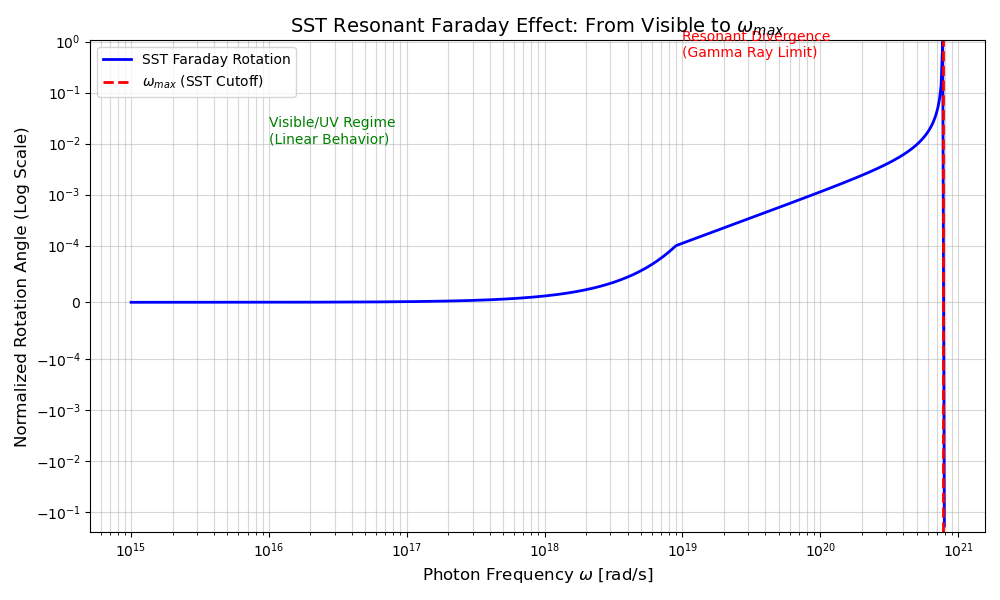

Write the Python code that produced this figure.
import numpy as np
import matplotlib.pyplot as plt
import matplotlib
matplotlib.use('TkAgg') # Interactive backend

# SST Canonical Constants (from user text)
v_swirl = 1.09384563e6      # m/s
r_c = 1.40897017e-15        # m
omega_max = v_swirl / r_c   # ~7.76e20 rad/s (The UV/Gamma Cutoff)
c = 3e8                     # Speed of light

# Simulation Parameters
# We simulate a frequency range from Visible (10^15) up to the Cutoff (10^20)
frequencies = np.logspace(15, 20.9, 500)
B_field = 1.0               # 1 Tesla
L_path = 0.01               # 1 cm path length
n0 = 1.5                    # Base refractive index (glass-like)

# Larmor Frequency (approximate for electron mass)
e_charge = 1.602e-19
m_electron = 9.109e-31
omega_L = (e_charge * B_field) / (2 * m_electron)

# SST Dispersion-based Rotation Calculation
# Rotation theta ~ proportional to derivative of refractive index
# Scaling factor A combines material density constants
A = (n0**2 - 1) / 2.0

# Calculate Rotation Angle (theta)
# We use the derived proportionality: theta propto omega / (omega_max^2 - omega^2)
# We normalize to show the RELATIVE magnitude divergence
denominator = omega_max**2 - frequencies**2
# Avoid division by zero near resonance
denominator[np.abs(denominator) < 1e38] = 1e38

theta_response = (frequencies * omega_L) / denominator

# Normalize for plotting (Arbitrary Units to show behavior topology)
theta_norm = theta_response / np.max(np.abs(theta_response))

# Plotting
plt.figure(figsize=(10, 6))

# Plot the rotation curve
plt.plot(frequencies, theta_norm, 'b-', linewidth=2, label='SST Faraday Rotation')

# Add the Cutoff Line (omega_max)
plt.axvline(x=omega_max, color='r', linestyle='--', linewidth=2, label=r'$\omega_{max}$ (SST Cutoff)')

# Formatting
plt.xscale('log')
plt.yscale('symlog', linthresh=1e-4) # Symlog to handle the divergence
plt.title(r'SST Resonant Faraday Effect: From Visible to $\omega_{max}$', fontsize=14)
plt.xlabel(r'Photon Frequency $\omega$ [rad/s]', fontsize=12)
plt.ylabel('Normalized Rotation Angle (Log Scale)', fontsize=12)
plt.grid(True, which="both", alpha=0.5)

# Annotations
plt.text(1e16, 1e-2, 'Visible/UV Regime\n(Linear Behavior)', fontsize=10, color='green')
plt.text(1e19, 0.5, 'Resonant Divergence\n(Gamma Ray Limit)', fontsize=10, color='red')

plt.legend()
plt.tight_layout()

plt.savefig('sst_resonant_faraday.png')




# Define the domain for Magnetic Field Strength B (in Tesla)
# Range from 0 to extreme fields (hypothetical 100T for theoretical limit visualization)
B = np.linspace(0, 100, 500)

# Constants for the simulation
L = 1.0          # Path length (arbitrary units)
V_standard = 2.5 # Standard Verdet constant
c = 3e8          # Speed of light

# 1. Standard Linear Model (Classical)
# theta = V * L * B
theta_linear = V_standard * L * B

# 2. SST Model with Tangential Velocity Saturation
# The coupling efficiency drops as local vortex alignment saturates.
# We model the effective tangential velocity interaction as a Langevin-type saturation function
# or a hyperbolic tangent saturation common in alignment mechanics.
# SST factor: tanh(B / B_saturation)
B_sat = 40.0 # Field strength where vortex alignment saturates
theta_sst = V_standard * L * B_sat * np.tanh(B / B_sat)

# Plotting
plt.figure(figsize=(10, 6))
plt.plot(B, theta_linear, 'k--', label='Standard Linear Prediction (Classic)', linewidth=1.5)
plt.plot(B, theta_sst, 'r-', label='SST Prediction (Velocity Saturation)', linewidth=2.5)

# Annotations
plt.title(r'Photon Polarization Rotation ($\theta$) vs. Magnetic Field Strength ($B$)', fontsize=14)
plt.xlabel('Magnetic Field Strength $B$ [Tesla]', fontsize=12)
plt.ylabel(r'Rotation Angle $\theta$ [Degrees]', fontsize=12)
plt.legend(fontsize=11)
plt.grid(True, which='both', linestyle='--', alpha=0.6)

# Highlight the divergence
plt.fill_between(B, theta_linear, theta_sst, where=(B > 10), color='gray', alpha=0.1, label='Divergence Zone')

# Mark the saturation region
plt.annotate('Vortex Alignment Saturation\n($v_t$ limit reached)',
             xy=(70, 100), xytext=(50, 150),
             arrowprops=dict(facecolor='black', shrink=0.05))

plt.tight_layout()
plt.savefig('sst_faraday_saturation.png')
plt.show()